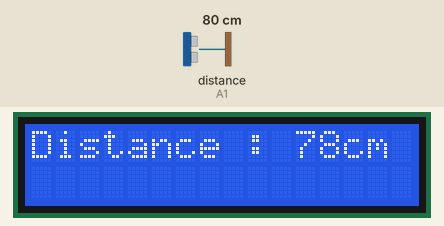
This sketch was run on a simulated Arduino Mega 2560, built with avr-gcc and run on an emulated ATmega2560. Parts: 16×2 character LCD. Wiring (inferred from the names in the program): ultrasonic range finder: trigger A0; echo A1. The test bench sets the inputs (shaded band); at power-on: distance to the obstacle (sensor on A1) 80 cm. The echo pulse lasts 58.3 µs per cm.

Above: at 1.2 s.
1.3 s: distance to the obstacle (sensor on A1) set to 120 cm
At 2.3 s:
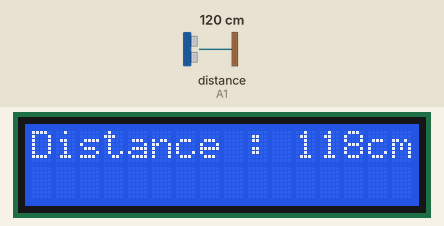
4.3 s: distance to the obstacle (sensor on A1) set to 2 cm
At 5.7 s:
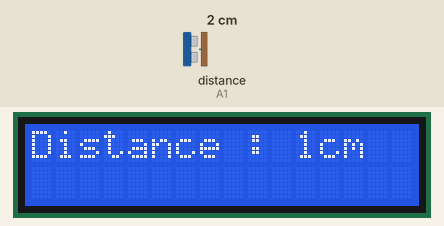
6.0 s: distance to the obstacle (sensor on A1) set to 4 cm
At 7.0 s:
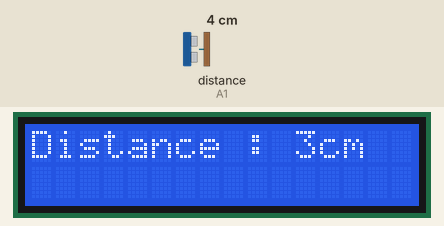
Timing chart, 0 to 9.0 s (numbered marks = the images above; inputs shaded):
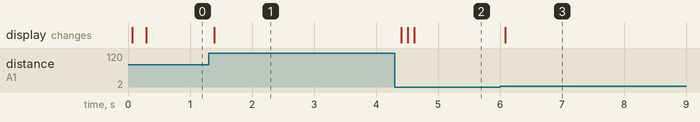

The sketch:

ultrasonic-sensor-meter-lcd-screen.ino
```cpp
/* Code written by Adrien Louvrier, 08/01/2021

 * Objective : Print on a LCD display the distance measured by the ultrasonic sensor
 * Card used : Mega 2560
 *
 * Electronic Circuit :
 * input :
 *  - Ultrasonic sensor (trig pin -> A0, echo pin ->A1, Vcc pin -> 5V, grd pin -> grd)
 *
 * output :
 *  -lcd display (rs -> 45, en -> 43, d4 -> 41, d5 -> 39, d6 -> 37,
 *  d-> 35, Vcc -> 5V, grd -> grd)
 */

#include <LiquidCrystal.h>

#define trigPin A0 // ultrasonic sensor pins
#define echoPin A1

long duration; // Duration of one measurement
int distance; // Distance calculated

const int rs = 45, en = 43, d4 = 41, d5 = 39, d6 = 37, d7 = 35; // lcd display pins
LiquidCrystal lcd(rs, en, d4, d5, d6, d7);

void setup() {
  pinMode(trigPin, OUTPUT); // Setup the ultrasonic sensor pins
  pinMode(echoPin, INPUT);

  // Init the lcd screen
  lcd.begin(16,2);
  lcd.display();
}

void loop() {
  // Measure the duration between emitting and receiving
  digitalWrite(trigPin, LOW);
  delayMicroseconds(2);

  digitalWrite(trigPin, HIGH);
  delayMicroseconds(10);
  digitalWrite(trigPin, LOW);

  duration = pulseIn(echoPin, HIGH);
  distance = duration * 0.034/2; // Calculation of the distance using the formula d=v*t

  // Display the distance measured on the lcd screen
  lcd.clear();
  lcd.setCursor(0,0);
  lcd.print("Distance : ");
  // Print an error if distance > 1000(cm)
  if (distance >1000){
    lcd.print("Error");
  }
  else{
    lcd.print(distance);
    lcd.print("cm");
  }
  delay(100);
}
```

Measured:
- after the input at 1.3 s, the display: changes after 0.09 s (image 1)
- after the input at 4.3 s, the display: changes after 0.11 s (image 2)
- after the input at 6.0 s, the display: changes after 0.09 s (image 3)
